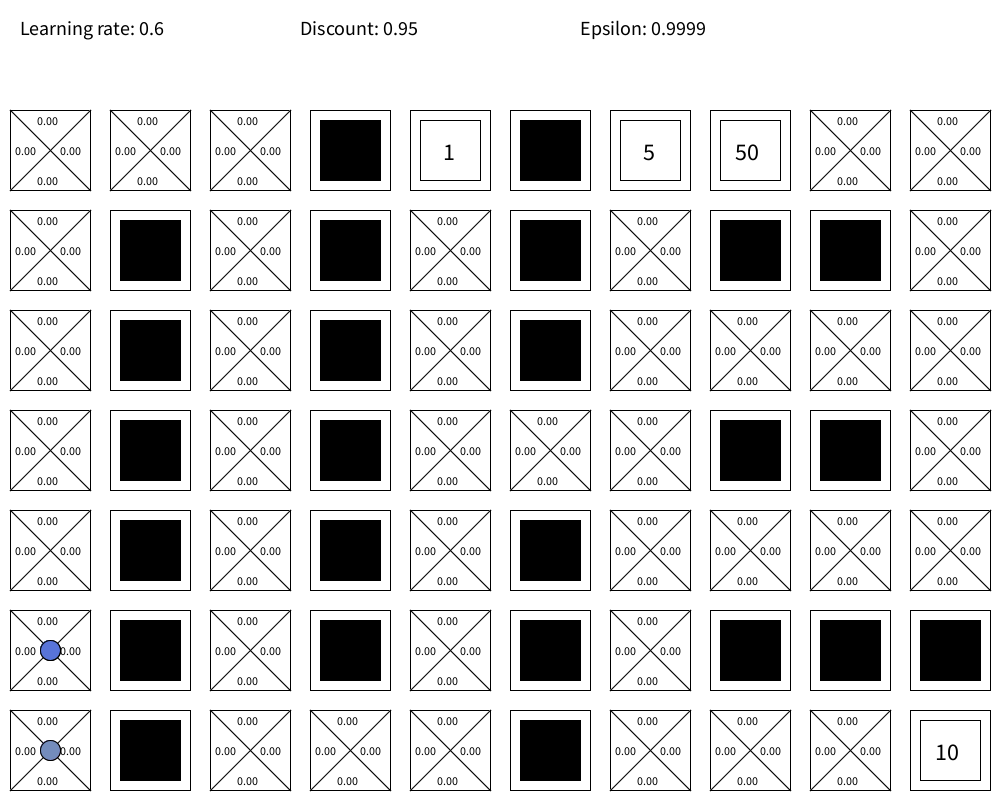
Frame 1 (no input)
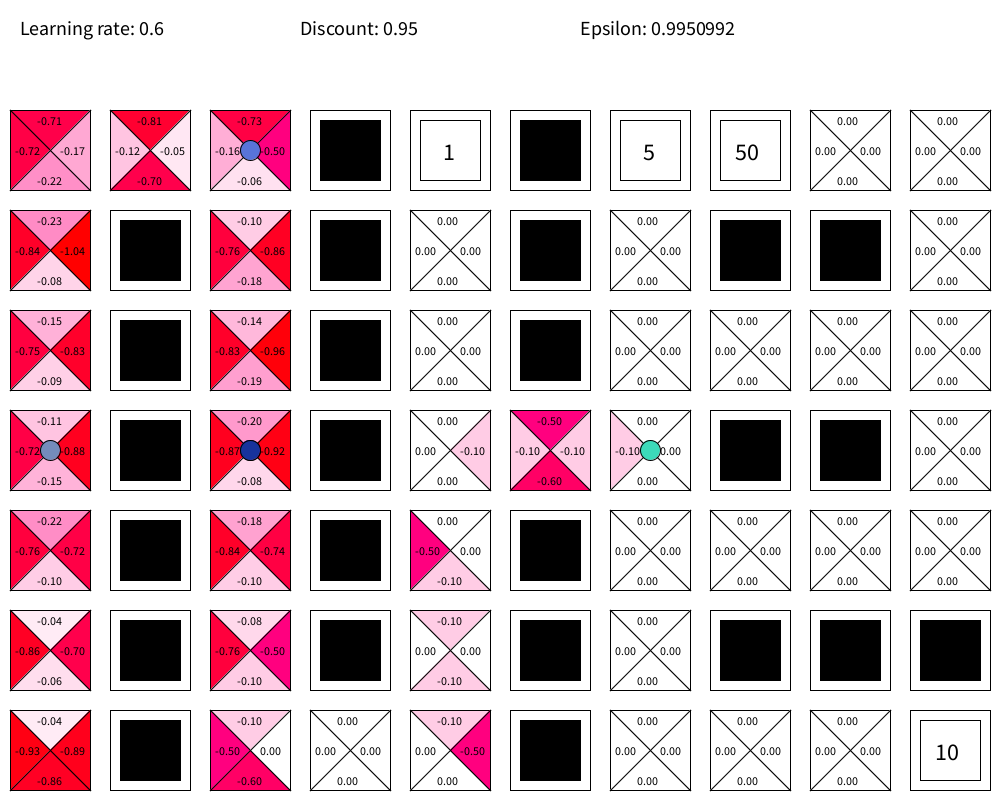
Frame 60 (the mouse pressed at the canvas centre just before this capture)
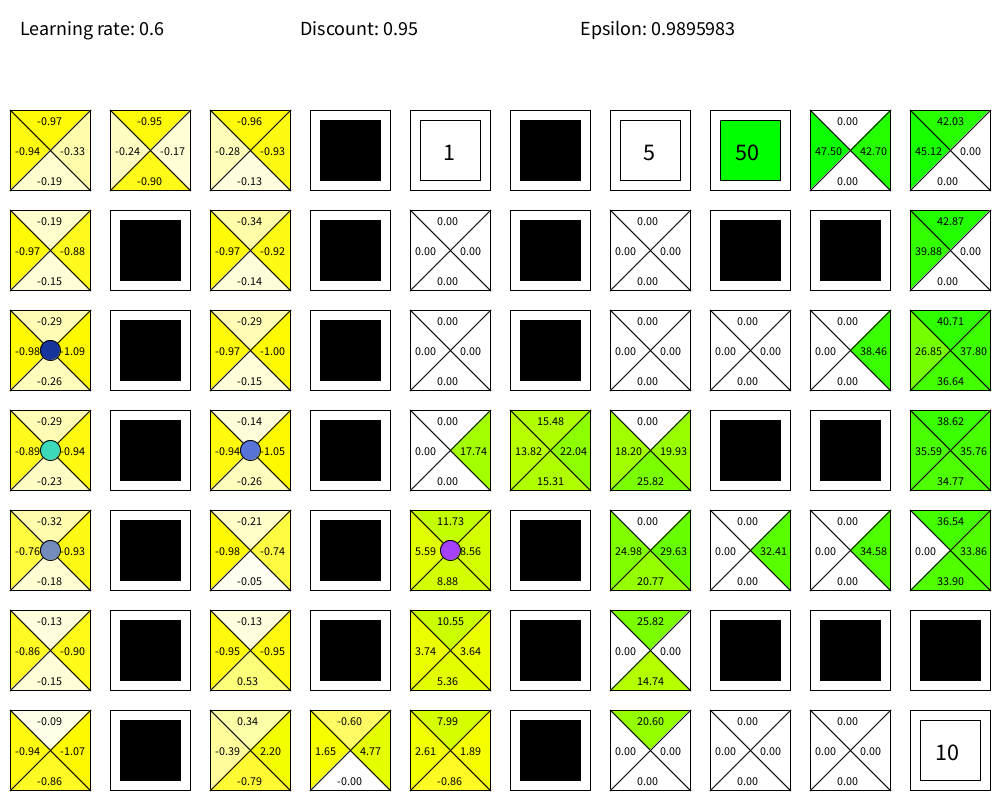
Frame 120 (the mouse held since frame 60 and released just before this capture)

The Processing sketch that drew these frames (run headless with seeded random() and noise(); from frame 60 on, the mouse is pressed at the canvas centre):

// Processing sketch: Q_Learning
// ── Q_Learning.pde
Agent agent;
ArrayList<Agent> agents = new ArrayList<Agent>();

static boolean AI_ON = true;

static float BEST_REWARD;

static final float SCALE = 1;
static final int TILE_SIZE = (int) (100 * SCALE);
static final int WIDTH = 1000;
static final int HEIGHT = 800;

static float[][] MAP = new float[WIDTH/TILE_SIZE][HEIGHT/TILE_SIZE - 1];
static Tile[][] TILES = new Tile[WIDTH/TILE_SIZE][HEIGHT/TILE_SIZE - 1];

int f_rate = 60;
boolean different_blue;

void setup()
{
  frameRate(f_rate);
  size(1000,800);
  reset();
}

void reset()
{
  BEST_REWARD = 0.5;
  useMap(1, 5);
}

void draw()
{
  background(0xFFFFFFFF);
  
  for(int i = 0; i < TILES.length; i++)
  {
    for(int j = 0; j < TILES[0].length; j++)
    {
    TILES[i][j].draw();
    }
  }
  for (Agent agent : agents)
    agent.draw();
}

void keyPressed()
{
  if(key == 'w' || key == 's' || key == 'a' || key == 'd')
    agents.get(0).move(key);
  if(key == 'q')
    f_rate /= 2;
  if(key == 'e')
    f_rate *= 2;
  if(key == 'v')
    different_blue = !different_blue;
  if(key == 'r')
    reset();
  frameRate(f_rate);
}

void useMap(int nr, int nr_of_agents)
{
  agents.clear();
  switch(nr)
  {
    case 0:
      MAP[9][6] = 100;
      MAP[9][0] = 25;
      MAP[6][3] = 10;
      MAP[2][1] = 3;
      MAP[1][0] = 5;
      
      MAP[3][5] = -10;
      MAP[0][4] = -100;
      
      MAP[7][5] = -99;
      MAP[8][5] = -99;
      MAP[9][5] = -99;
    break;
    case 1:
      MAP[4][0] = 1;
      MAP[6][0] = 5;
      MAP[9][6] = 10;
      MAP[7][0] = 50;
      
      MAP[1][1] = -99;
      MAP[1][2] = -99;
      MAP[1][3] = -99;
      MAP[1][4] = -99;
      MAP[1][5] = -99;
      MAP[1][6] = -99;
      
      MAP[3][0] = -99;
      MAP[3][1] = -99;
      MAP[3][2] = -99;
      MAP[3][3] = -99;
      MAP[3][4] = -99;
      MAP[3][5] = -99;
      
      MAP[7][5] = -99;
      MAP[8][5] = -99;
      MAP[9][5] = -99;
      
      MAP[5][6] = -99;
      MAP[5][5] = -99;
      MAP[5][4] = -99;
      
      MAP[5][2] = -99;
      MAP[5][1] = -99;
      MAP[5][0] = -99;
      
      MAP[7][1] = -99;
      MAP[7][2] = -10;
      MAP[7][3] = -99;
      
      MAP[8][1] = -99;
      MAP[8][2] = -10;
      MAP[8][3] = -99;
    break;
  }
  
  for(int i = 0; i < MAP.length; i++)
  {
    for(int j = 0; j < MAP[0].length; j++)
    {
      Tile tile = new Tile(new PVector(i,j), SCALE);
      tile.score = MAP[i][j];
      TILES[i][j] = tile;
    }
  }
 
  int[] agent_positions = {0};
  
  switch(nr)
  {
    case 0:
      TILES[9][6].terminal = true;
      TILES[9][0].terminal = true;
      TILES[6][3].terminal = true;
      TILES[2][1].terminal = true;
      TILES[1][0].terminal = true;
      
      TILES[3][5].terminal = true;
      TILES[0][4].terminal = true;
      
      TILES[7][5].terminal = true;
      TILES[8][5].terminal = true;
      TILES[9][5].terminal = true;
      
      agent_positions = new int[] {0, 0, 4, 5, 3, 2, 9, 3, 7, 1};
    break;
    case 1:
      TILES[4][0].terminal = true;
      TILES[6][0].terminal = true;
      TILES[7][0].terminal = true;
      TILES[9][6].terminal = true;
      
      TILES[1][1].terminal = true;
      TILES[1][2].terminal = true;
      TILES[1][3].terminal = true;
      TILES[1][4].terminal = true;
      TILES[1][5].terminal = true;
      TILES[1][6].terminal = true;
      
      TILES[3][0].terminal = true;
      TILES[3][1].terminal = true;
      TILES[3][2].terminal = true;
      TILES[3][3].terminal = true;
      TILES[3][4].terminal = true;
      TILES[3][5].terminal = true;
      
      TILES[7][5].terminal = true;
      TILES[8][5].terminal = true;
      TILES[9][5].terminal = true;
      
      TILES[5][6].terminal = true;
      TILES[5][5].terminal = true;
      TILES[5][4].terminal = true;
      
      TILES[5][2].terminal = true;
      TILES[5][1].terminal = true;
      TILES[5][0].terminal = true;
      
      TILES[7][1].terminal = true;
      TILES[7][3].terminal = true;
      
      TILES[8][1].terminal = true;
      TILES[8][3].terminal = true;
      
      agent_positions = new int[] {0, 6};
      
    break;
  }
  
  for (int i=0; i<2*nr_of_agents; i+=2)
  {
      agents.add(new Agent(agent_positions[i%agent_positions.length],agent_positions[(i+1)%agent_positions.length]));
  }
      
  for(int i = 0; i<nr_of_agents; i++)
  {
    agents.get(i).setID(i);
  }
}

// ── Agent.pde
class Agent
{
  PVector starting_pos, pos;
  int id;
  float offset = 0.5;
  color fill = color(255*random(1),255*random(1),155 + 100*random(1));
  int size = 20;
  
  float learning_rate = 0.6;
  float discount = 0.95;
  
  int prev_action;
  Tile prev_s1;
  ArrayList<Integer> actions = new ArrayList<Integer>();
  boolean additional_tweeks = true;
  
  float epsilon = 1;
  float decreasing_speed = 0.0001;
  float min_epsilon = 0.85;
  
  float[][][] Q_Values = new float[Q_Learning.MAP.length][Q_Learning.MAP[0].length][4];
  
  Agent(float pos_x, float pos_y)
  {
    starting_pos = new PVector(pos_x, pos_y);
    pos = new PVector(starting_pos.x, starting_pos.y);
    size *= SCALE;
  }
  
  void setID(int id)
  {
    this.id = id;
  }
  
  void draw()
  {
    if(AI_ON)
      choose_action(4);
    if (id == 0)
    {
      fill(0);
    textSize(20);
    text("Learning rate: " + learning_rate, 20, 35);
    text("Discount: " + discount, 300, 35);
    text("Epsilon: " + epsilon, 580, 35);
    }
    
    fill(fill);
    ellipse(TILE_SIZE * (pos.x + offset), TILE_SIZE * (pos.y + 1 + offset), size, size);
  }
  
  void choose_action(int choices)
  {
    Tile s1 = TILES[(int) pos.x][(int) pos.y];
    
    if(random(1) < epsilon)
    {
      int action = (int) random(4);
      if(additional_tweeks)
        {
          if(s1.Q_Values[action] < -0.5)
          action = (action + ceil(random(3)))%4;
          
          if(s1.Q_Values[action] != 0)
          {
            for(int i=0; i < 4; i++)
            {
              if(s1.Q_Values[i] == 0 && i != prev_action)
              {
                move(i);
                return;
              } 
            }
          }
        }
      move(action);
    }
    else
    {
      float best_value = max(TILES[(int) pos.x][(int) pos.y].Q_Values);
      for(int i = 0; i < choices; i++)
      {
        if(TILES[(int) pos.x][(int) pos.y].Q_Values[i] == best_value)
        {
          move(i);
          break;
        }
      }
    }
    epsilon -= decreasing_speed;
    if(epsilon < min_epsilon)
      epsilon = 0;
  }
  
  void move(int action)
  {
    Tile s1 = TILES[(int) pos.x][(int) pos.y];
    switch(action)
    {
      case 0:
      if(pos.y-1 >= 0)
            pos.y--;
      break;
      case 1:
      if(pos.x-1 >= 0)
              pos.x--;
      break;
      case 2:
      if(pos.y+1 < MAP[0].length)
            pos.y++;
      break;
      case 3:
      if(pos.x+1 < MAP.length)
                pos.x++;
      break;
    }
    if(additional_tweeks)
      actions.add(action);
    
    Tile s2 = TILES[(int) pos.x][(int) pos.y];
    evaluate(s1, action, s2);
    
    prev_action = action;
    prev_s1 = s1;
  }
  
  void move(char dir)
  {
    int action;
    Tile s1 = TILES[(int) pos.x][(int) pos.y];
    
    switch(dir)
    {
      case 'w':
        action = 0;
        if(pos.y-1 >= 0)
            pos.y--;
      break;
      case 's':
        action = 2;
        if(pos.y+1 < MAP[0].length)
            pos.y++;
      break;
      case 'a':
        action = 1;
        if(pos.x-1 >= 0)
              pos.x--;
      break;
      case 'd':
        action = 3;
        if(pos.x+1 < MAP.length)
                pos.x++;
      break;
      case 'r':
        restart();
      return;
      default:
      return;
    }
    
    Tile s2 = TILES[(int) pos.x][(int) pos.y];
    evaluate(s1, action, s2);
  }
  
  void evaluate(Tile s1, int action, Tile s2)
  {
    if(s2.score == -99)
    {
      pos = new PVector(s1.pos.x, s1.pos.y);
      s2 = s1;
    }
    
    s1.Q_Values[action] = ((1 - learning_rate) * s1.Q_Values[action] + learning_rate * discount * max(s2.Q_Values));
    
    if(s2.terminal)
    {
      for(int i = 0; i < s2.Q_Values.length; i++)
      {
        s2.Q_Values[i] = (1 - learning_rate) * s2.Q_Values[i] + learning_rate * s2.score;
      }
      
      if(BEST_REWARD < s2.Q_Values[0])
      {
        BEST_REWARD = s2.Q_Values[0];
      }
      else
      {
        actions.clear();
      }
      
      restart();
      
      if(additional_tweeks)
      {
        for(int i=0; i<actions.size(); i++)
        {
          move(actions.get(i));
        }
        actions.clear();
        return;
      }
    }
    else
    {
      s1.Q_Values[action] += learning_rate * discount * s2.score;
    }
    
    if(additional_tweeks)
    {
    if(s1 == s2)
      s1.Q_Values[action] -= 0.5;
      
    if(s2 == prev_s1)
      s1.Q_Values[action] -= 0.1;
    }
  }
  
  void restart()
  {
      pos.x = starting_pos.x;
      pos.y = starting_pos.y;
  }
}

// ── DrunkAgent.pde
class DrunkAgent extends Agent
{
  float self_control;
  
  DrunkAgent(float pos_x, float pos_y)
  {
    this(pos_x, pos_y, 0.1);
  }
  
  DrunkAgent(float pos_x, float pos_y, float self_control)
  {
    super(pos_x, pos_y);
    this.self_control = self_control;
    learning_rate = 0.5;
    min_epsilon = 0.85;
  }
  
  void move(char dir)
  {
    int action;
    Tile s1 = TILES[(int) pos.x][(int) pos.y];
    float sobriety_test = random(1f);
    
    switch(dir)
    {
      case 'w':
        action = 0;
      break;
      case 's':
        action = 2;
      break;
      case 'a':
        action = 1;
      break;
      case 'd':
        action = 3;
      break;
      case 'r':
        restart();
      return;
      default:
      return;
    }
    
    if(sobriety_test > self_control)
    {
      if(sobriety_test < self_control + (1-self_control)/2)
      {
        switch(dir)
        {
          case 'w':
            dir = 'a';
          break;
          case 's':
            dir = 'd';
          break;
          case 'a':
            dir = 's';
          break;
          case 'd':
            dir = 'w';
          break;
        }
      }
      else
      {
        switch(dir)
        {
          case 'w':
            dir = 'd';
          break;
          case 's':
            dir = 'a';
          break;
          case 'a':
            dir = 'w';
          break;
          case 'd':
            dir = 's';
          break;
        }
      }
    }
    
    switch(dir)
    {
      case 'w':
        if(pos.y-1 >= 0)
            pos.y--;
      break;
      case 's':
        if(pos.y+1 < MAP[0].length)
            pos.y++;
      break;
      case 'a':
        if(pos.x-1 >= 0)
            pos.x--;
      break;
      case 'd':
        if(pos.x+1 < MAP.length)
            pos.x++;
      break;
    }
    
    Tile s2 = TILES[(int) pos.x][(int) pos.y];
    evaluate(s1, action, s2);
  }
}

// ── Tile.pde
class Tile   //State
{
  PVector pos;
  float scale;
  int stroke = 1;
  int margin = 20;
  int size;
  color fill = 0xFFFFFFFF;
  color stroke_color = 0xFF000000;
  float score = 0;
  boolean terminal;
  
  float[] Q_Values = new float[4];
  float best = 1;
  float blue_coefficient;
  
  Tile(PVector pos, float scale)
  {
    this.pos = pos;
    this.scale = scale;
    margin *= scale;
    size = TILE_SIZE - margin;
  }
  
  void draw()
  {
    fill(fill);
    stroke(stroke_color);
    strokeWeight(stroke);
    rect(TILE_SIZE * pos.x + margin/2, TILE_SIZE * (pos.y + 1) + margin/2, size, size);
    
    if(different_blue)
      blue_coefficient = BEST_REWARD;
    else
      blue_coefficient = 1;
    
    if(!terminal)
    {
      fill(255 * (1-Q_Values[0]/BEST_REWARD), 255 * (1+Q_Values[0]/BEST_REWARD),255 * (1-abs(Q_Values[0])/blue_coefficient));
      triangle(TILE_SIZE * pos.x + margin/2, TILE_SIZE * (pos.y + 1) + margin/2, 
               TILE_SIZE * pos.x + margin/2 + size/2, TILE_SIZE * (pos.y + 1) + margin/2 +size/2, 
               TILE_SIZE * pos.x + margin/2 + size, TILE_SIZE * (pos.y + 1) + margin/2);
               
      fill(255 * (1-Q_Values[1]/BEST_REWARD), 255 * (1+Q_Values[1]/BEST_REWARD), 255 * (1-abs(Q_Values[1])/blue_coefficient));      
      triangle(TILE_SIZE * pos.x + margin/2, TILE_SIZE * (pos.y + 1) + margin/2, 
               TILE_SIZE * pos.x + margin/2 + size/2, TILE_SIZE * (pos.y + 1) + margin/2 +size/2, 
               TILE_SIZE * pos.x + margin/2, TILE_SIZE * (pos.y + 1) + margin/2 + size);
               
      fill(255 * (1-Q_Values[2]/BEST_REWARD), 255 * (1+Q_Values[2]/BEST_REWARD), 255 * (1-abs(Q_Values[2])/blue_coefficient));          
      triangle(TILE_SIZE * pos.x + margin/2 + size, TILE_SIZE * (pos.y + 1) + margin/2 + size, 
               TILE_SIZE * pos.x + margin/2 + size/2, TILE_SIZE * (pos.y + 1) + margin/2 +size/2, 
               TILE_SIZE * pos.x + margin/2, TILE_SIZE * (pos.y + 1) + margin/2 + size);
               
      fill(255 * (1-Q_Values[3]/BEST_REWARD), 255 * (1+Q_Values[3]/BEST_REWARD), 255 * (1-abs(Q_Values[3])/blue_coefficient));         
      triangle(TILE_SIZE * pos.x + margin/2 + size, TILE_SIZE * (pos.y + 1) + margin/2 + size, 
               TILE_SIZE * pos.x + margin/2 + size/2, TILE_SIZE * (pos.y + 1) + margin/2 +size/2, 
               TILE_SIZE * pos.x + margin/2 + size, TILE_SIZE * (pos.y + 1) + margin/2);
               
      fill(0,0,0);
      PVector text_pos = new PVector(TILE_SIZE * pos.x + margin/2 + 5, TILE_SIZE * (pos.y + 1) + margin/2 + 15);
      float height_diff = 12*(1-scale);
      textSize(12*scale);
      text(nf(Q_Values[0],1,2), text_pos.x +  22*scale, text_pos.y - height_diff);
      text(nf(Q_Values[1],1,2), text_pos.x, text_pos.y + 30*scale - height_diff);
      text(nf(Q_Values[2],1,2), text_pos.x + 22*scale, text_pos.y + 60*scale - height_diff);
      text(nf(Q_Values[3],1,2), text_pos.x + 45*scale, text_pos.y + 30*scale - height_diff);
    }
    else
    {
      if(score != -99)
      {
        fill(255 * (1-Q_Values[0]/BEST_REWARD), 255 * (1+Q_Values[0]/BEST_REWARD),255 * (1-abs(Q_Values[0])/blue_coefficient));
        rect(TILE_SIZE * pos.x + margin, TILE_SIZE * (pos.y + 1) + margin, size-margin, size-margin);
        fill(0);
        PVector text_pos = new PVector(TILE_SIZE * pos.x + margin/2 + 3*scale, TILE_SIZE * (pos.y + 1) + 3 * margin);
        if (abs(score) < 10)
          text_pos.x += 8 * scale;
        textSize(24*scale);
        text(nf(score,1,0), text_pos.x +  22*scale, text_pos.y);
      }
      else
      {
        fill(0);
        rect(TILE_SIZE * pos.x + margin, TILE_SIZE * (pos.y + 1) + margin, size-margin, size-margin);
      }
    }
  }
}
